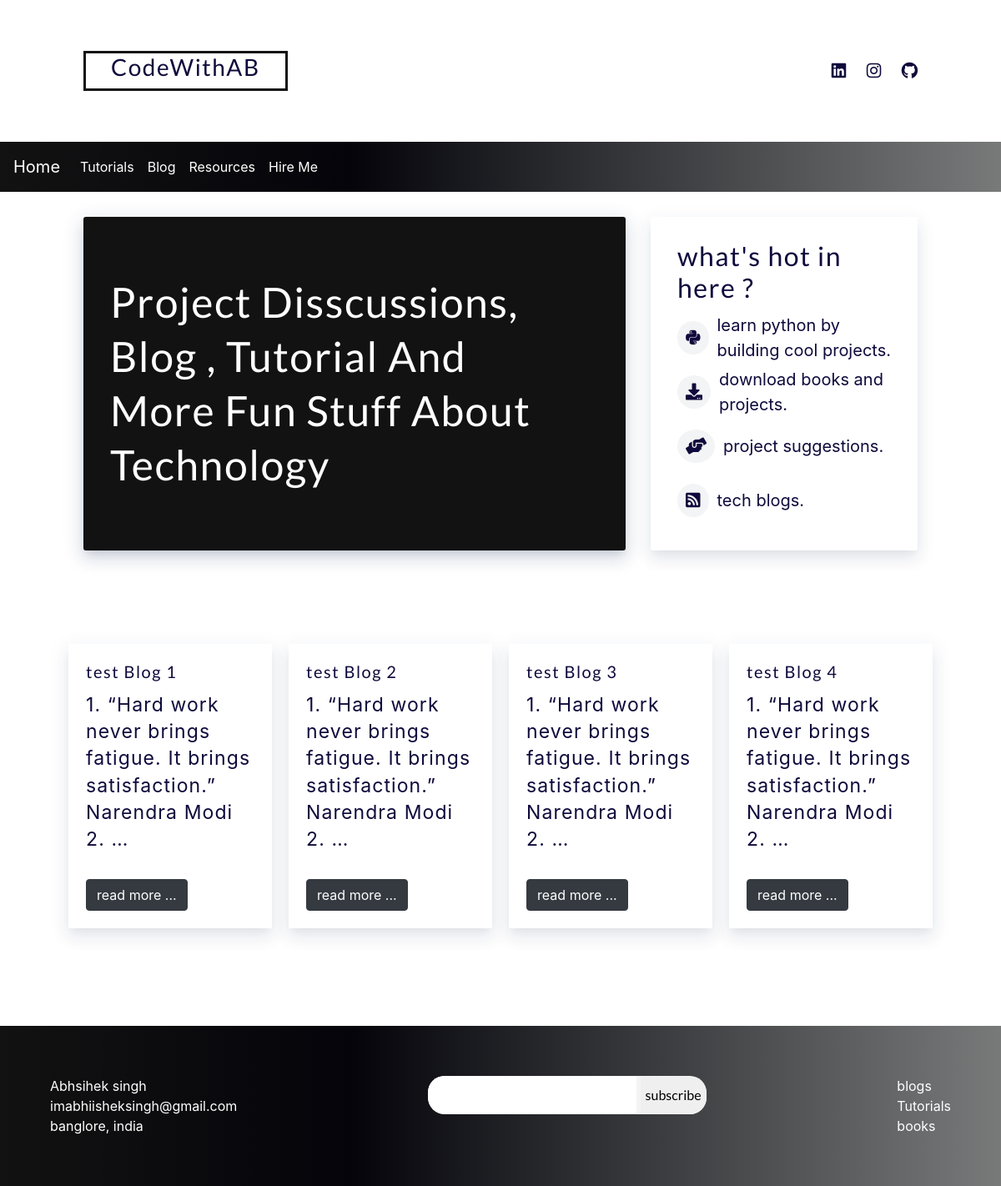
The page / on the database its author committed.
### blog/models.py (models this page shows, shortened)
class Post(models.Model):
    STATUS = [('D',"Draft"), ("P","published")]
    category = models.ForeignKey(Category, on_delete=models.CASCADE)
    title=models.CharField(max_length=100)
    content=models.TextField()
    status = models.CharField(max_length = 50, choices=STATUS, default='D')
    image = models.ImageField(upload_to='post')
    created = models.DateTimeField(auto_now=True)
    updated = models.DateTimeField(auto_now_add=True)

### Ab/views.py (the view)
# urls.py: path('', HomeView.as_view(), name='home'),
class HomeView(ListView):
    model = Post
    template_name = 'Ab/home.html'
    context_object_name = 'post'
    def get_queryset(self):
        return Post.objects.all()[:4]

### Ab/templates/Ab/home.html (shortened to what this page needs)
{% extends 'base.html' %}
{% block content %}
<main class="content-wrapper">
  <header class="hero-header">
    <div class="intro-sec">
      <h1>project disscussions, blog , tutorial and more fun stuff about technology</h1>
    </div>
    <div class="home-hiw">
      <ul class="block-list">
        <h2>what's hot in here ? </h2>
        <li>
          <i class="s-icon fab fa-python"></i> learn python by building cool projects.
        </li>
        <li>
          <i class="fas fa-download"></i> download books and projects.
        </li>
        <li>
          <i class="fas fa-hands-helping"></i> project suggestions.
        </li>
        <li>
          <i class="fas fa-rss-square"></i> tech blogs.
        </li>
      </ul>
    </div>
  </header>
</main>
<div class="new-stuffs">
{% for blog in post  %}
    <div class="new-item  ">
          <h5 class="card-title">{{blog.title}}</h5>
          <p class="card-text">{{blog.content|truncatewords:12}}</p>
          <a href="{% url 'blog' blog.id %}" class="btn btn-dark">read more ...</a>
    </div>
{% endfor %}
  </div>
{% endblock %}

### Ab/static/css/main.css (style rules this page uses)
html { font-family: sans-serif; line-height: 1.15; -ms-text-size-adjust: 100%; -webkit-text-size-adjust: 100% }
body { margin: 0 }
article, aside, footer, header, nav, section { display: block }
h1 { font-size: 2em; margin: .67em 0 }
figcaption, figure, main { display: block }
a { background-color: transparent; -webkit-text-decoration-skip: objects }
html { font-family: 'Lato', sans-serif; font-size: 1em; line-height: 1.6; color: #444444; }
a { text-decoration: none; color: inherit; font: inherit; }
ul, li { list-style: none; margin: 0; padding: 0; }
html { box-sizing: border-box; }
*, *:before, *:after { box-sizing: inherit; }
html, button { -moz-osx-font-smoothing: grayscale; -webkit-font-smoothing: antialiased; font-smoothing: antialiased; }
html { min-height: 100%; max-width: 100%; }
body { width: 100%; height: auto; position: relative; overflow-x: hidden; background: #fff; color: #0f0a3c; }
h1, h2, h3, h4, h5 { font-family: 'Lato', sans-serif; letter-spacing: 1.5px; }
p { font-size: 23px; margin-bottom: 2rem; line-height: 1.4; letter-spacing: 1.1px; }
.content-wrapper, .navbar { width: 1145px; margin: auto; position: relative; }
@media only screen and (max-width: 1280px) { .content-wrapper, .navbar { width: 1000px; } }
.hero-header { margin: 30px 0; width: 100%; height: auto; display: flex; align-items: center; justify-content: space-between; }
.intro-sec { width: 65%; height: 400px; background: rgb(19, 18, 18); background-position: center; background-size: cover; border-radius: 3px; padding: 2rem; box-shadow: 0 12px 18px 2px rgba(34, 0, 51, .04), 0 6px 22px 4px rgba(7, 48, 114, .12), 0 6px 10px -4px rgba(14, 13, 26, .12); display: flex; align-items: center; }
.intro-sec h1 { max-width: 90%; text-transform: capitalize; color: #fff; line-height: 1.3; font-size: 50px; }
.home-hiw { width: 32%; height: 400px; padding: 10px 2rem; border-radius: 3px; display: flex; align-items: center; background: #fff; box-shadow: 0 12px 18px 2px rgba(34, 0, 51, .04), 0 6px 22px 4px rgba(7, 48, 114, .06), 0 6px 10px -4px rgba(14, 13, 26, .06); }
.block-list { display: block; position: relative; }
.block-list li { display: flex; align-items: center; font-size: 20px; height: 65px; width: 100%; }
.block-list i { font-size: 20px; }
.block-list i { border-radius: 50%; background: #f3f4f5; margin-right: 10px; padding: 10px; }
.new-stuffs { display: flex; padding: 6%; }
.new-item { padding: 2%; margin: 10px; background: #fff; box-shadow: 0 12px 18px 2px rgba(34, 0, 51, .04), 0 6px 22px 4px rgba(7, 48, 114, .06), 0 6px 10px -4px rgba(14, 13, 26, .06); }

### rows shown on the page
Post: title "test Blog 1", content "1. “Hard work never brings fatigue. It brings satisfaction.” Narendra Modi 2. …"
Post: title "test Blog 2", content "1. “Hard work never brings fatigue. It brings satisfaction.” Narendra Modi 2. …"
Post: title "test Blog 3", content "1. “Hard work never brings fatigue. It brings satisfaction.” Narendra Modi 2. …"
Post: title "test Blog 4", content "1. “Hard work never brings fatigue. It brings satisfaction.” Narendra Modi 2. …"
